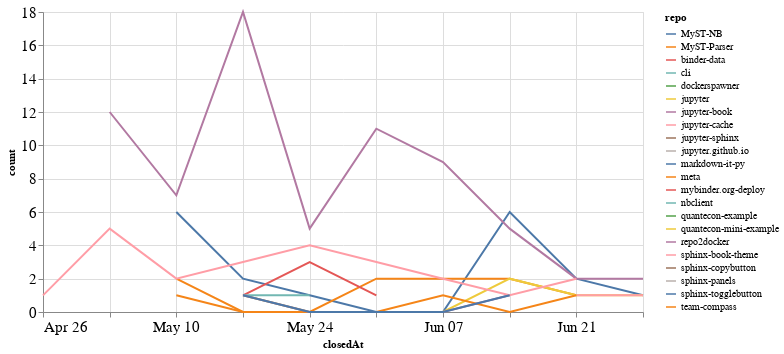

Here is the notebook cell this chart was saved with:
### Code cell
closed_by_time = closed_by.groupby('repo').resample('W', on='closedAt').count()['author'].reset_index()
closed_by_time = closed_by_time.rename(columns={'author': 'count'})

alt.Chart(closed_by_time, width=600).mark_line().encode(
    x='closedAt',
    y='count',
    color='repo',
    tooltip="repo"
)

### Figure 1 — Vega-Lite specification as saved in the notebook (floating-point values rounded to 4 significant figures)
{"config": {"axisLeft": {"labelFontSize": 15}, "axisBottom": {"labelFontSize": 15}}, "data": {"name": "data-56b1a8faca3b0a864ee9dc56f70758c8"}, "mark": "line", "encoding": {"color": {"type": "nominal", "field": "repo"}, "tooltip": {"type": "nominal", "field": "repo"}, "x": {"type": "temporal", "field": "closedAt"}, "y": {"type": "quantitative", "field": "count"}}, "width": 600, "$schema": "https://vega.github.io/schema/vega-lite/v4.8.1.json", "datasets": {"data-56b1a8faca3b0a864ee9dc56f70758c8": [{"repo": "MyST-NB", "closedAt": "2020-05-10T00:00:00", "count": 6}, {"repo": "MyST-NB", "closedAt": "2020-05-17T00:00:00", "count": 2}, {"repo": "MyST-NB", "closedAt": "2020-05-24T00:00:00", "count": 1}, {"repo": "MyST-NB", "closedAt": "2020-05-31T00:00:00", "count": 0}, {"repo": "MyST-NB", "closedAt": "2020-06-07T00:00:00", "count": 0}, {"repo": "MyST-NB", "closedAt": "2020-06-14T00:00:00", "count": 6}, {"repo": "MyST-NB", "closedAt": "2020-06-21T00:00:00", "count": 2}, {"repo": "MyST-NB", "closedAt": "2020-06-28T00:00:00", "count": 1}, {"repo": "MyST-Parser", "closedAt": "2020-05-10T00:00:00", "count": 2}, {"repo": "MyST-Parser", "closedAt": "2020-05-17T00:00:00", "count": 0}, {"repo": "MyST-Parser", "closedAt": "2020-05-24T00:00:00", "count": 0}, {"repo": "MyST-Parser", "closedAt": "2020-05-31T00:00:00", "count": 2}, {"repo": "MyST-Parser", "closedAt": "2020-06-07T00:00:00", "count": 2}, {"repo": "MyST-Parser", "closedAt": "2020-06-14T00:00:00", "count": 2}, {"repo": "MyST-Parser", "closedAt": "2020-06-21T00:00:00", "count": 1}, {"repo": "binder-data", "closedAt": "2020-06-21T00:00:00", "count": 1}, {"repo": "cli", "closedAt": "2020-05-03T00:00:00", "count": 2}, {"repo": "dockerspawner", "closedAt": "2020-06-28T00:00:00", "count": 2}, {"repo": "jupyter", "closedAt": "2020-05-17T00:00:00", "count": 1}, {"repo": "jupyter", "closedAt": "2020-05-24T00:00:00", "count": 0}, {"repo": "jupyter", "closedAt": "2020-05-31T00:00:00", "count": 0}, {"repo": "jupyter", "closedAt": "2020-06-07T00:00:00", "count": 0}, {"repo": "jupyter", "closedAt": "2020-06-14T00:00:00", "count": 2}, {"repo": "jupyter", "closedAt": "2020-06-21T00:00:00", "count": 1}, {"repo": "jupyter", "closedAt": "2020-06-28T00:00:00", "count": 1}, {"repo": "jupyter-book", "closedAt": "2020-05-03T00:00:00", "count": 12}, {"repo": "jupyter-book", "closedAt": "2020-05-10T00:00:00", "count": 7}, {"repo": "jupyter-book", "closedAt": "2020-05-17T00:00:00", "count": 18}, {"repo": "jupyter-book", "closedAt": "2020-05-24T00:00:00", "count": 5}, {"repo": "jupyter-book", "closedAt": "2020-05-31T00:00:00", "count": 11}, {"repo": "jupyter-book", "closedAt": "2020-06-07T00:00:00", "count": 9}, {"repo": "jupyter-book", "closedAt": "2020-06-14T00:00:00", "count": 5}, {"repo": "jupyter-book", "closedAt": "2020-06-21T00:00:00", "count": 2}, {"repo": "jupyter-book", "closedAt": "2020-06-28T00:00:00", "count": 2}, {"repo": "jupyter-cache", "closedAt": "2020-06-21T00:00:00", "count": 1}, {"repo": "jupyter-cache", "closedAt": "2020-06-28T00:00:00", "count": 1}, {"repo": "jupyter-sphinx", "closedAt": "2020-05-03T00:00:00", "count": 1}, {"repo": "jupyter.github.io", "closedAt": "2020-05-17T00:00:00", "count": 3}, {"repo": "markdown-it-py", "closedAt": "2020-05-10T00:00:00", "count": 2}, {"repo": "meta", "closedAt": "2020-05-10T00:00:00", "count": 1}, {"repo": "meta", "closedAt": "2020-05-17T00:00:00", "count": 0}, {"repo": "meta", "closedAt": "2020-05-24T00:00:00", "count": 0}, {"repo": "meta", "closedAt": "2020-05-31T00:00:00", "count": 0}, {"repo": "meta", "closedAt": "2020-06-07T00:00:00", "count": 1}, {"repo": "meta", "closedAt": "2020-06-14T00:00:00", "count": 0}, {"repo": "meta", "closedAt": "2020-06-21T00:00:00", "count": 1}, {"repo": "mybinder.org-deploy", "closedAt": "2020-05-17T00:00:00", "count": 1}, {"repo": "mybinder.org-deploy", "closedAt": "2020-05-24T00:00:00", "count": 3}, {"repo": "mybinder.org-deploy", "closedAt": "2020-05-31T00:00:00", "count": 1}, {"repo": "nbclient", "closedAt": "2020-05-17T00:00:00", "count": 1}, {"repo": "nbclient", "closedAt": "2020-05-24T00:00:00", "count": 1}, {"repo": "quantecon-example", "closedAt": "2020-05-17T00:00:00", "count": 1}, {"repo": "quantecon-mini-example", "closedAt": "2020-06-21T00:00:00", "count": 1}, {"repo": "repo2docker", "closedAt": "2020-05-17T00:00:00", "count": 1}, {"repo": "repo2docker", "closedAt": "2020-05-24T00:00:00", "count": 0}, {"repo": "repo2docker", "closedAt": "2020-05-31T00:00:00", "count": 0}, {"repo": "repo2docker", "closedAt": "2020-06-07T00:00:00", "count": 0}, {"repo": "repo2docker", "closedAt": "2020-06-14T00:00:00", "count": 1}, {"repo": "sphinx-book-theme", "closedAt": "2020-04-26T00:00:00", "count": 1}, {"repo": "sphinx-book-theme", "closedAt": "2020-05-03T00:00:00", "count": 5}, {"repo": "sphinx-book-theme", "closedAt": "2020-05-10T00:00:00", "count": 2}, {"repo": "sphinx-book-theme", "closedAt": "2020-05-17T00:00:00", "count": 3}, {"repo": "sphinx-book-theme", "closedAt": "2020-05-24T00:00:00", "count": 4}, {"repo": "sphinx-book-theme", "closedAt": "2020-05-31T00:00:00", "count": 3}, {"repo": "sphinx-book-theme", "closedAt": "2020-06-07T00:00:00", "count": 2}, {"repo": "sphinx-book-theme", "closedAt": "2020-06-14T00:00:00", "count": 1}, {"repo": "sphinx-book-theme", "closedAt": "2020-06-21T00:00:00", "count": 2}, {"repo": "sphinx-copybutton", "closedAt": "2020-06-21T00:00:00", "count": 2}, {"repo": "sphinx-panels", "closedAt": "2020-05-10T00:00:00", "count": 1}, {"repo": "sphinx-togglebutton", "closedAt": "2020-05-17T00:00:00", "count": 1}, {"repo": "sphinx-togglebutton", "closedAt": "2020-05-24T00:00:00", "count": 0}, {"repo": "sphinx-togglebutton", "closedAt": "2020-05-31T00:00:00", "count": 0}, {"repo": "sphinx-togglebutton", "closedAt": "2020-06-07T00:00:00", "count": 0}, {"repo": "sphinx-togglebutton", "closedAt": "2020-06-14T00:00:00", "count": 1}, {"repo": "team-compass", "closedAt": "2020-06-28T00:00:00", "count": 2}]}}
